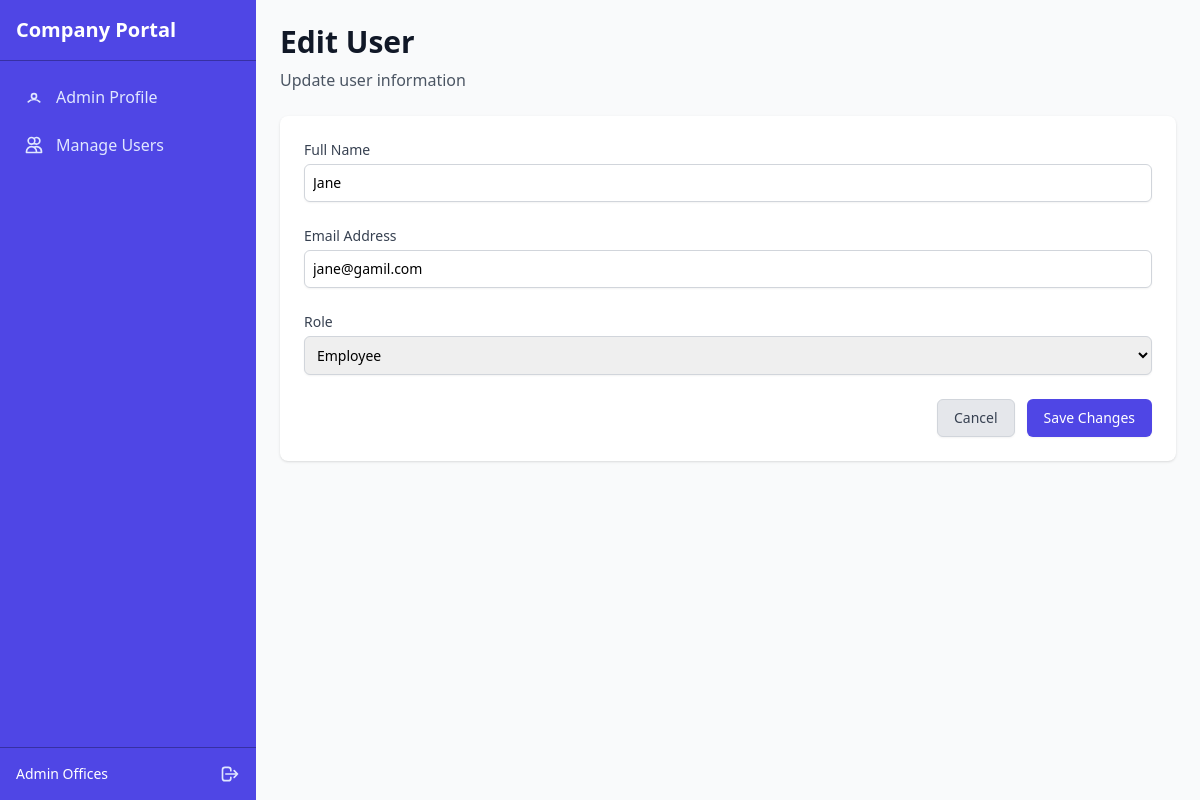
The page /Admin/edit_user.php?id=6 (signed in) on the database as committed earlier.
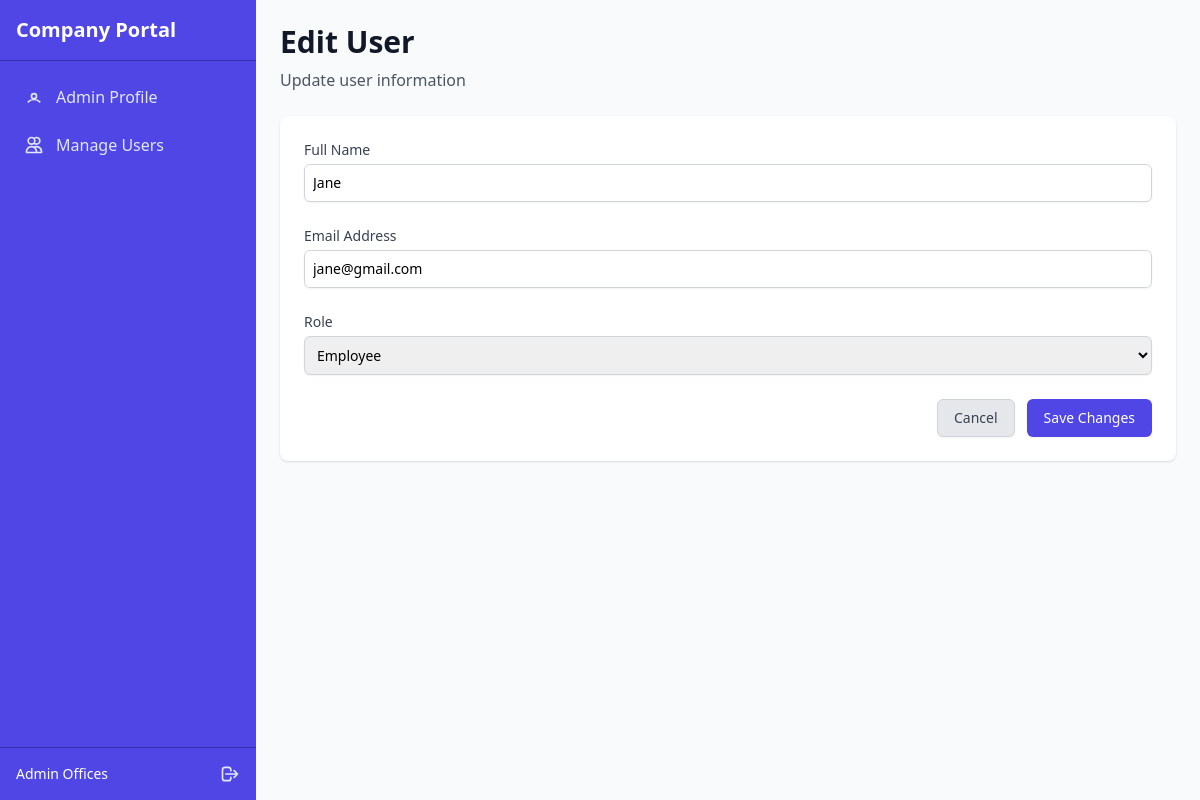
The same page on the database as committed later.
### tables this page shows
CREATE TABLE `users` (
  `id` int(11) NOT NULL,
  `name` varchar(100) DEFAULT NULL,
  `email` varchar(100) DEFAULT NULL,
  `password` varchar(255) DEFAULT NULL,
  `role` enum('admin','head_office','employee') DEFAULT NULL,
  `created_at` timestamp NOT NULL DEFAULT current_timestamp()
);

### Admin/edit_user.php (the view, shortened to what the changed rows need)
<?php
require '../Includes/db.php';
$id = intval($_GET['id'] ?? 0);
$stmt = $conn->prepare("SELECT name, email, role FROM users WHERE id = ?");
$stmt->bind_param("i", $id);
$stmt->execute();
$user = $stmt->get_result()->fetch_assoc();
?>
<!DOCTYPE html>
<html lang="en">
<head>
    <script src="https://cdn.tailwindcss.com"></script>
</head>
<body class="bg-gray-50 min-h-screen flex">
    <aside class="bg-indigo-600 text-white w-64 min-h-screen flex flex-col">
        <div class="p-4 border-b border-indigo-800">
            <h2 class="text-xl font-bold">Company Portal</h2>
        </div>
    </aside>
    <main class="flex-1 p-6">
        <div class="max-w-4xl mx-auto">
            <h1 class="text-3xl font-bold text-gray-900 mb-2">Edit User</h1>
            <div class="bg-white shadow sm:rounded-lg">
                <div class="px-4 py-5 sm:p-6">
                    <form method="POST">
                        <div class="space-y-6">
                            <div>
                                <div class="mt-1">
                                    <input type="text" name="name" id="name" value="<?= htmlspecialchars($user['name']) ?>"
                                           class="shadow-sm focus:ring-indigo-500 focus:border-indigo-500 block w-full sm:text-sm border-gray-300 rounded-md p-2 border" required />
                                </div>
                            </div>
                            <div>
                                <div class="mt-1">
                                    <input type="email" name="email" id="email" value="<?= htmlspecialchars($user['email']) ?>"
                                           class="shadow-sm focus:ring-indigo-500 focus:border-indigo-500 block w-full sm:text-sm border-gray-300 rounded-md p-2 border" required />
                                </div>
                            </div>
                            <div>
                                <div class="mt-1">
                                    <select name="role" id="role"
                                            class="shadow-sm focus:ring-indigo-500 focus:border-indigo-500 block w-full sm:text-sm border-gray-300 rounded-md p-2 border" required>
                                        <option value="employee" <?= $user['role'] === 'employee' ? 'selected' : '' ?>>Employee</option>
                                    </select>
                                </div>
                            </div>
                        </div>
                    </form>
                </div>
            </div>
        </div>
    </main>
</body>
</html>

Rows that differ between the two databases and show on the page:
changed users "Jane": email "jane@gamil.com" → "jane@gmail.com"
